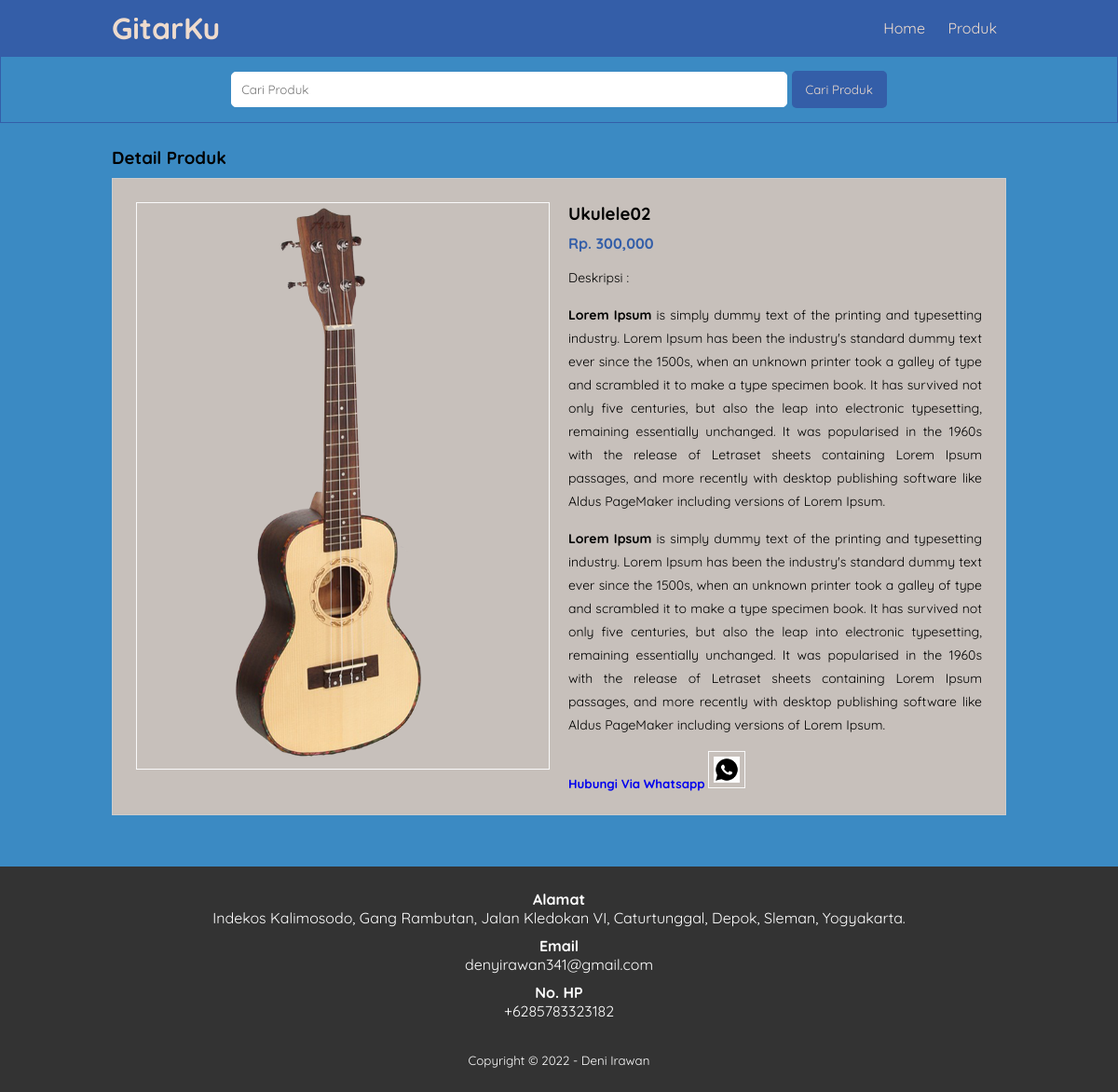
Screenshot of /detail_produk.php?id=21 with the database file from the repository.
### tables this page shows
CREATE TABLE `tb_product` (
  `product_id` int(11) NOT NULL,
  `category_id` int(11) DEFAULT NULL,
  `product_name` varchar(100) DEFAULT NULL,
  `product_price` int(11) DEFAULT NULL,
  `product_description` text DEFAULT NULL,
  `product_image` varchar(100) DEFAULT NULL,
  `product_status` tinyint(1) DEFAULT NULL,
  `date_created` timestamp NOT NULL DEFAULT current_timestamp() ON UPDATE current_timestamp()
);

### detail_produk.php (the view, shortened to what this page needs)
<?php
include 'db.php';
$kontak = mysqli_query($conn, "SELECT admin_telp, admin_email, admin_address FROM tb_admin WHERE admin_id = 1");
$a = mysqli_fetch_object($kontak);
$produk = mysqli_query($conn, "SELECT * FROM tb_product WHERE product_id = '" . $_GET['id'] . "' ");
$p = mysqli_fetch_object($produk);
?>
<!DOCTYPE html>
<html lang="en">
<head>
    <link rel="stylesheet" href="css/style.css">
</head>
<body>
    <header>
        <div class="container">
            <h1>GitarKu</h1>
            <ul>
                <li><a href="index.php">Home</a></li>
                <li><a href="produk.php">Produk</a></li>
            </ul>
        </div>
    </header>
    <div class="search">
        <div class="container">
            <form action="produk.php">
                <input type="text" name="search" placeholder="Cari Produk" value="<?php error_reporting(0);
                                                                                    echo $_GET['search'] ?>">
                <input type="submit" name="cari" value="Cari Produk">
            </form>
        </div>
    </div>
    <div class="section">
        <div class="container">
            <h3>Detail Produk</h3>
            <div class="box">
                <div class="col-2">
                    <img src="Produk/<?php echo $p->product_image ?>" alt="" width="100%">
                </div>
                <div class="col-2">
                    <h3><?php echo $p->product_name ?></h3>
                    <h4>Rp. <?php echo number_format($p->product_price) ?></h4>
                    <p>Deskripsi : <br>
                        <?php echo $p->product_description ?>
                    </p>
                    <h5><a href="https://api.whatsapp.com/send?phone=<?php echo $a->admin_telp ?>&text=Hai, Saya tertarik dengan produk anda." target="_blank">Hubungi Via Whatsapp
                            <img src="img/ico_whatsapp.gif" width="40px">
                        </a></h5>
                </div>
            </div>
        </div>
    </div>
    <div class="footer">
        <div class="container">
            <h4>Alamat</h4>
            <p><?php echo $a->admin_address ?></p>
            <h4>Email</h4>
            <p><?php echo $a->admin_email ?></p>
            <h4>No. HP</h4>
            <p><?php echo $a->admin_telp ?></p>
            <small>Copyright &copy; 2022 - Deni Irawan</small>
        </div>
    </div>
</body>
</html>

### css/style.css (style rules this page uses)
* { padding: 0; margin: 0; font-family: 'Quicksand', sans-serif; }
body { background-color: #3B8AC3; }
a { text-decoration: none; }
header { background-color: #345EA8; }
header h1 { float: left; padding: 10px 0; color: #EEDBCD; }
header ul { float: right; }
header ul li { display: inline-block; }
header ul li a { padding: 20px 5px; margin: auto 5px; display: inline-block; color: #EEDBCD; }
.container { width: 80%; margin: 0 auto; }
.container::after { content: ''; display: block; clear: both; }
.section { padding: 25px 0; }
.box { background-color: #c7c0bb; border: 1px solid #ccc; padding: 15px; box-sizing: border-box; margin: 10px 0 30px 0; }
.box:after { content: ''; display: block; clear: both; }
.search { padding: 15px 0; background-color: #3B8AC3; border: 1px solid #345EA8; text-align: center; }
.search input[type=text] { width: 60%; padding: 10px; border-radius: 5px; border: 1px solid white; }
.search input[type=submit] { padding: 12px 15px; border-radius: 5px; background-color: #345EA8; color: #EEDBCD; border: none; cursor: pointer; }
.footer { padding: 25px 0; background-color: #333; color: #fff; text-align: center; }
.footer p { margin-bottom: 10px; }
.footer small { margin-top: 25px; display: inline-block; }
.col-2 { width: 50%; min-height: 200px; padding: 10px; box-sizing: border-box; float: left; }
.col-2 img { border: 1px solid #f9f9f9; padding: 5px; box-sizing: border-box; }
.col-2 h3 { margin-bottom: 10px; }
.col-2 h4 { color: #345EA8; }
.col-2 p { margin: 15px 0; text-align: justify; line-height: 25px; font-size: 14px; }

### rows the page displays
tb_product: product_image (picture), product_name "Ukulele02", product_price "300,000", product_description "Lorem Ipsum is simply dummy text of the printing and typesetting industry. Lorem Ipsum has been the industry's standard dummy text ever since the 1500s, when an unknown printer took a galley of type and scrambled it to make a type specimen book. It has survived not only five centuries, but also the leap into electronic typesetting, remaining essentially unchanged. It was popularised in the 1960s with the release of Letraset sheets containing Lorem Ipsum passages, and more recently with desktop publishing software like Aldus PageMaker including versions of Lorem Ipsum. Lorem Ipsum is simply dummy text of the printing and typesetting industry. Lorem Ipsum has been the industry's standard…"

### other values shown
$a->admin_address "Indekos Kalimosodo, Gang Rambutan, Jalan Kledokan VI, Caturtunggal, Depok, Sleman, Yogyakarta."
$a->admin_email "denyirawan341@gmail.com"
$a->admin_telp "+6285783323182"
